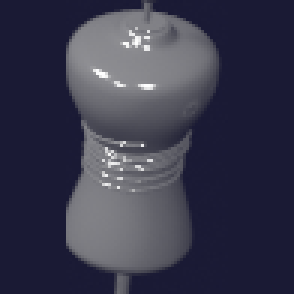
#> input picture fureal3D/dist/preview/Lamp_38/010_vray.png, 98 x 98 px (shown 3 times larger)
$ python -i crop_model.py   (imports and definitions only)
#> lines starting #> are read from the running program, lines starting #| are printed output that depends on the picture; after the words box and inside, x2 and y2 are one past the last pixel; in counts of white or black regions, pixels touching at a corner belong together
import cv2
import numpy as np
import sys

def auto_crop_navy_bg(input_path, output_path, max_size=1024):
#> called with output_path = 'out.png', max_size = 1024
    img = cv2.imread(input_path)
#> img is the input picture: shape (98, 98, 3); mean B, G, R 76.2, 57, 57
    if img is None: return False

    h, w = img.shape[:2]
#> h = 98; w = 98
    print(f"📏 ORIG: {w}x{h}")
#| 📏 ORIG: 98x98

    # Navy BG chính xác [52,26,26]
    bg_bgr = np.array([52, 26, 26], dtype=np.uint8)
    print(f"🟦 FIXED BG: BGR[52 26 26]")

    # HSV threshold navy tốt hơn (low contrast)
    hsv = cv2.cvtColor(img, cv2.COLOR_BGR2HSV)
#> hsv: shape (98, 98, 3); mean H, S, V 119.8, 86.7, 76.2
    lower_navy = np.array([90, 0, 0])   # Navy HSV range
    upper_navy = np.array([130, 255, 60])
    mask = cv2.inRange(hsv, lower_navy, upper_navy)
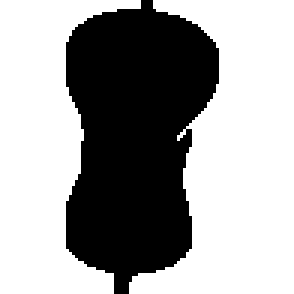
#> mask: shape (98, 98) (shown 3 times larger); 62.7% white; 1 black region, box (x1, y1, x2, y2) and area: (22, 0, 73, 98) 3584

    # Morphology clean noise
    kernel = np.ones((20,20), np.uint8)
    mask = cv2.morphologyEx(mask, cv2.MORPH_OPEN, kernel)
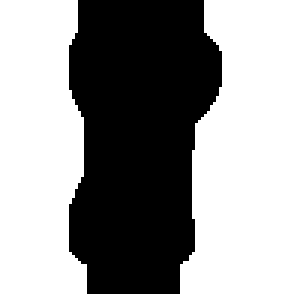
#> mask: shape (98, 98) (shown 3 times larger); 58.1% white; 1 black region, box (x1, y1, x2, y2) and area: (23, 0, 74, 98) 4025
    mask = cv2.morphologyEx(mask, cv2.MORPH_CLOSE, kernel)
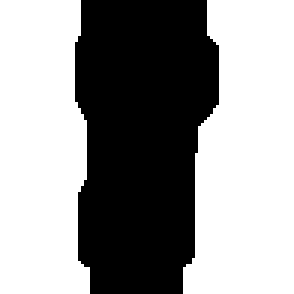
#> mask: shape (98, 98) (shown 3 times larger); 58.9% white; 1 black region, box (x1, y1, x2, y2) and area: (25, 0, 73, 98) 3946

    # Find model (inverse mask)
    model_mask = cv2.bitwise_not(mask)

    # Largest connected component
    num_labels, labels, stats, centroids = cv2.connectedComponentsWithStats(model_mask, connectivity=8)
#> num_labels = 2; stats = [[0, 0, 98, 98, 5658], [25, 0, 48, 98, 3946]]; centroids = [[49.67, 50.36], [46.83, 45.84]]
    if num_labels < 2:
        print("⚠️ No model detected, fallback center")
        return center_crop_fallback(img, output_path, max_size)

    # Largest non-background component
    largest_label = np.argmax(stats[1:, cv2.CC_STAT_AREA]) + 1
#> largest_label = 1
    cc_x, cc_y, cc_w, cc_h, cc_area = stats[largest_label]
#> cc_x = 25; cc_y = 0; cc_w = 48; cc_h = 98; cc_area = 3946

    print(f"🎯 Model: x={cc_x} y={cc_y} w={cc_w} h={cc_h} area={cc_area}")
#| 🎯 Model: x=25 y=0 w=48 h=98 area=3946

    # Tight crop + aggressive pad 5-10%
    pad_ratio = 0.08
    pad_w = int(cc_w * pad_ratio)
#> pad_w = 3
    pad_h = int(cc_h * pad_ratio)
#> pad_h = 7

    x1 = max(0, cc_x - pad_w)
#> x1 = 22
    y1 = max(0, cc_y - pad_h)
#> y1 = 0
    x2 = min(w, cc_x + cc_w + pad_w)
#> x2 = 76
    y2 = min(h, cc_y + cc_h + pad_h)
#> y2 = 98

    crop = img[int(y1):int(y2), int(x1):int(x2)]
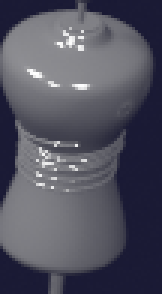
#> crop: shape (98, 54, 3) (shown 3 times larger); mean B, G, R 95.8, 82.2, 82.2
    crop_h, crop_w = crop.shape[:2]
#> crop_h = 98; crop_w = 54
    print(f"✂️ Tight: {crop_w}x{crop_h}")
#| ✂️ Tight: 54x98

    # Square pad navy nếu cần
    final_size = min(max_size, max(crop_w, crop_h))
#> final_size = 98
    pad_crop = np.full((final_size, final_size, 3), bg_bgr, dtype=np.uint8)
    p_y = (final_size - crop_h) // 2
#> p_y = 0
    p_x = (final_size - crop_w) // 2
#> p_x = 22
    pad_crop[int(p_y):int(p_y+crop_h), int(p_x):int(p_x+crop_w)] = crop

    print(f"🟦 Navy pad {p_x}px L/R, {p_y}px T/B")
#| 🟦 Navy pad 22px L/R, 0px T/B
    cv2.imwrite(str(output_path), pad_crop)
    print(f"✅ {final_size}x{final_size} → {output_path}")
#| ✅ 98x98 → out.png
    return True

def center_crop_fallback(img, output_path, max_size):
    h, w = img.shape[:2]
    size = min(h, w, max_size)
    y1, x1 = (h - size) // 2, (w - size) // 2
    crop = img[int(y1):int(y1+size), int(x1):int(x1+size)]
    cv2.imwrite(str(output_path), crop)
    print(f"🔄 Fallback center {size}x{size}")
    return True


# [29 lines not run here, left out]

>>> result = auto_crop_navy_bg('fureal3D/dist/preview/Lamp_38/010_vray.png', 'out.png')

$ run again, on fureal3D/dist/preview/Lamp_38/041_vray.png
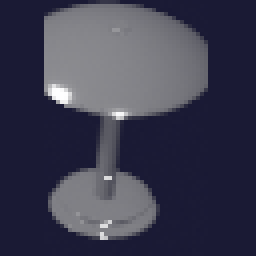
#> input picture fureal3D/dist/preview/Lamp_38/041_vray.png, 64 x 64 px (shown 4 times larger)
#> in auto_crop_navy_bg, img is the input picture: shape (64, 64, 3); mean B, G, R 80, 61.1, 61.1
#| 📏 ORIG: 64x64
#> hsv: shape (64, 64, 3); mean H, S, V 119.6, 85.8, 80
#> in auto_crop_navy_bg, `mask = cv2.morphologyEx(mask, cv2.MORPH_CLOSE, kernel)`:
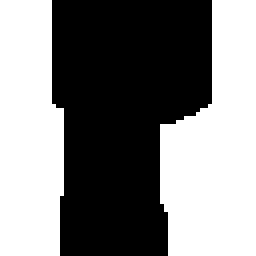
#> mask: shape (64, 64) (shown 4 times larger); 50.3% white; 1 black region, box (x1, y1, x2, y2) and area: (13, 0, 53, 64) 2034
#> num_labels = 2; stats = [[0, 0, 64, 64, 2062], [13, 0, 40, 64, 2034]]; centroids = [[32.55, 34.94], [30.44, 28.02]]
#> largest_label = 1
#> cc_x = 13; cc_y = 0; cc_w = 40; cc_h = 64; cc_area = 2034
#| 🎯 Model: x=13 y=0 w=40 h=64 area=2034
#> pad_w = 3
#> pad_h = 5
#> x1 = 10
#> y1 = 0
#> x2 = 56
#> y2 = 64
#| ✂️ Tight: 46x64
#> in auto_crop_navy_bg, `pad_crop[int(p_y):int(p_y+crop_h), int(p_x):int(p_x+crop_w)] = crop`:
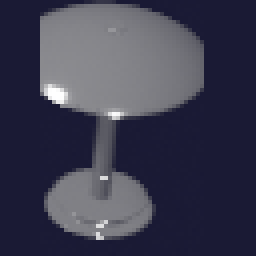
#> pad_crop: shape (64, 64, 3) (shown 4 times larger); mean B, G, R 80, 61.1, 61.1
#| 🟦 Navy pad 9px L/R, 0px T/B
#| ✅ 64x64 → out.png
